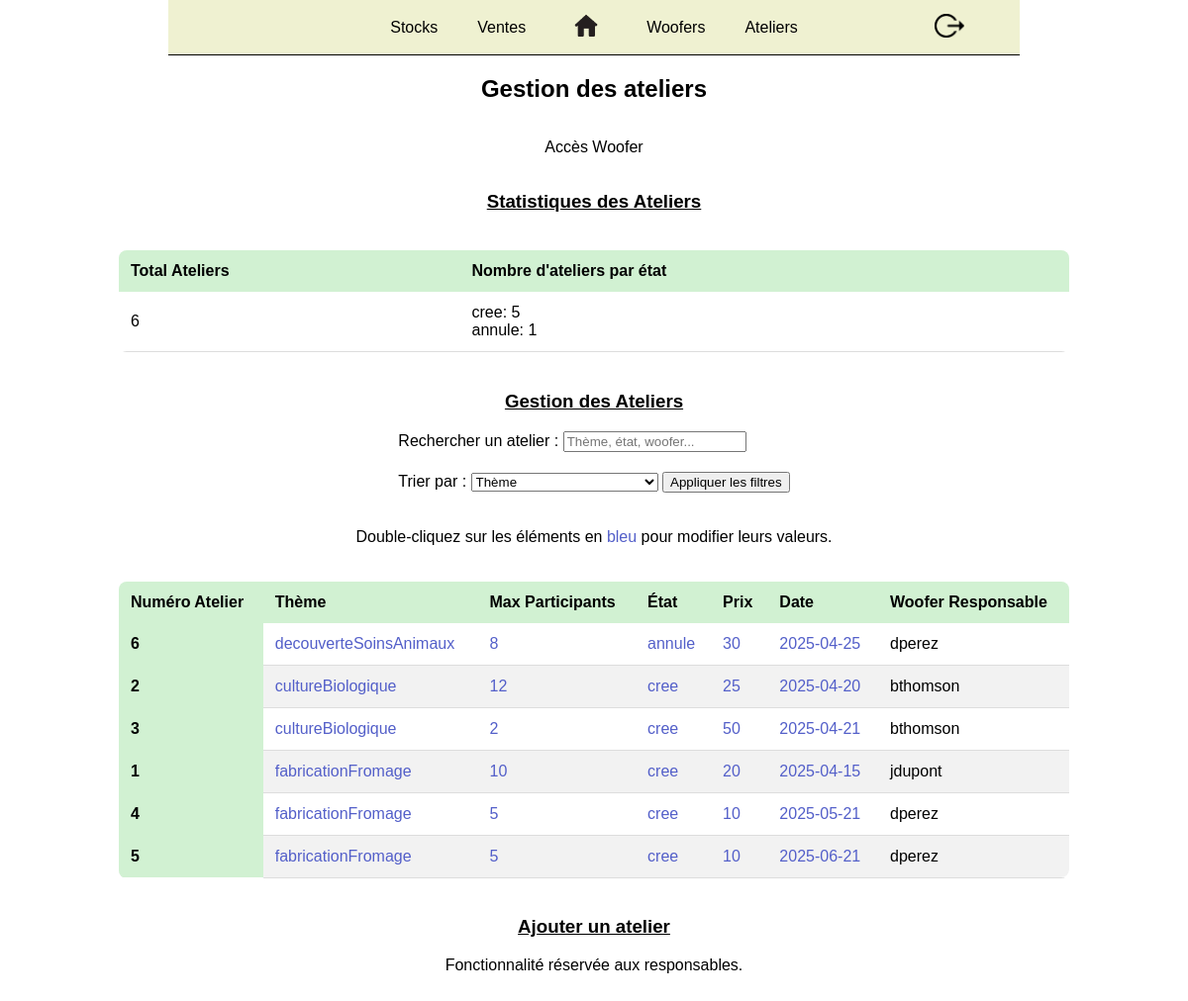
Page /ateliers.php (signed in) on the committed database.
### tables this page shows
CREATE TABLE Atelier (
    noAtelier INT PRIMARY KEY AUTO_INCREMENT,
    theme ENUM('fabricationFromage', 'cultureBiologique', 'decouverteSoinsAnimaux') NOT NULL,
    nbMaxParticipants INT NOT NULL,
    etat ENUM('cree', 'enCours', 'annule', 'termine', 'modifie', 'reporte') NOT NULL,
    prix FLOAT NOT NULL,
    date DATE NOT NULL,
    woofer INT NOT NULL,
    FOREIGN KEY (woofer) REFERENCES Woofer(idCompte)
);

CREATE TABLE Utilisateur (
    idCompte INT PRIMARY KEY AUTO_INCREMENT,
    nomUtilisateur VARCHAR(100) NOT NULL,
    motDePasse VARCHAR(50) NOT NULL,
    email VARCHAR(100) NOT NULL,
    typeUtilisateur ENUM('Woofer', 'Responsable') NOT NULL,
    dateCreation DATE NOT NULL,
    etat ENUM('connecte', 'deconnecte') NOT NULL,
    derniereConnexion DATE NOT NULL
);

### ateliers.php (the view, shortened to what this page needs)
<?php
   require_once("config/database.php");
?>
<!DOCTYPE html>
<html lang="fr">
<head>
    <link rel="stylesheet" href="css/menu.css">
    <link rel="stylesheet" href="css/index.css">
</head>
<body>
    <?php include_once("menu.php") ?>
    <h2>Gestion des ateliers</h2>
    <p>Accès <?php echo $_SESSION["typeUtilisateur"]?></p>
    <h3>Statistiques des Ateliers</h3>
    <table>
        <thead>
            <tr>
                <th>Total Ateliers</th>
                <th>Nombre d'ateliers par état</th>
            </tr>
        </thead>
        <tbody>
            <?php
            $sqlTotalAteliers = "SELECT COUNT(*) as total FROM Atelier";
            $resultTotal = mysqli_query($conn, $sqlTotalAteliers);
            $totalAteliers = mysqli_fetch_assoc($resultTotal)['total'];
            $sqlAteliersParEtat = "SELECT etat, COUNT(*) as total FROM Atelier GROUP BY etat";
            $resultEtat = mysqli_query($conn, $sqlAteliersParEtat);
            $etatStats = [];
            while ($row = mysqli_fetch_assoc($resultEtat)) {
                $etatStats[] = "{$row['etat']}: {$row['total']}";
            }
            $etatStatsStr = implode('<br>', $etatStats);
            echo "<tr>
                    <td>{$totalAteliers}</td>
                    <td>{$etatStatsStr}</td>
                  </tr>";
            ?>
        </tbody>
    </table>
    <h3>Gestion des Ateliers</h3>
    <form method="GET" action="">
        <label for="search">Rechercher un atelier : </label>
        <input type="text" name="search" id="search" placeholder="Thème, état, woofer..." value="<?= isset($_GET['search']) ? $_GET['search'] : '' ?>">
        <br>
        <label for="sort">Trier par : </label>
        <select name="sort" id="sort">
            <option value="theme" <?= (isset($_GET['sort']) && $_GET['sort'] == 'theme') ? 'selected' : '' ?>>Thème</option>
        </select>
        <button type="submit">Appliquer les filtres</button>
    </form>
    <p class='instruction'>Double-cliquez sur les éléments en <span style='color:#535fc9'>bleu</span> pour modifier leurs valeurs.</p>
    <table>
        <thead>
            <tr>
                <th scope="col">Numéro Atelier</th>
                <th scope="col">Thème</th>
                <th scope="col">Max Participants</th>
                <th scope="col">État</th>
                <th scope="col">Prix</th>
                <th scope="col">Date</th>
                <th scope="col">Woofer Responsable</th>
            </tr>
        </thead>
        <tbody>
            <?php
            $search = isset($_GET['search']) ? mysqli_real_escape_string($conn, $_GET['search']) : '';
            $sort = isset($_GET['sort']) ? $_GET['sort'] : 'theme';
            $sql = "SELECT a.noAtelier, a.theme, a.nbMaxParticipants, a.etat, a.prix, a.date, u.nomUtilisateur AS wooferResponsable
                    FROM Atelier a
                    LEFT JOIN Woofer w ON a.woofer = w.idCompte
                    LEFT JOIN Utilisateur u ON w.idCompte = u.idCompte
                    WHERE a.theme LIKE '%$search%'
                    OR a.etat LIKE '%$search%'
                    OR u.nomUtilisateur LIKE '%$search%'
                    ORDER BY $sort DESC";
            $result = mysqli_query($conn, $sql);
            while ($atelier = $result->fetch_assoc()) {
                echo "<tr>
                        <th scope='row'>{$atelier['noAtelier']}</th>
                        <td class='editable' data-column='theme' data-id='{$atelier['noAtelier']}'>{$atelier['theme']}</td>
                        <td class='editable' data-column='nbMaxParticipants' data-id='{$atelier['noAtelier']}'>{$atelier['nbMaxParticipants']}</td>
                        <td class='editable' data-column='etat' data-id='{$atelier['noAtelier']}'>{$atelier['etat']}</td>
                        <td class='editable' data-column='prix' data-id='{$atelier['noAtelier']}'>{$atelier['prix']}</td>
                        <td class='editable' data-column='date' data-id='{$atelier['noAtelier']}'>{$atelier['date']}</td>
                        <td>{$atelier['wooferResponsable']}</td>
                    </tr>";
            }
            ?>
        </tbody>
    </table>
    <div>
    <h3>Ajouter un atelier</h3>
    <?php
        if ($_SESSION["typeUtilisateur"] !== "Responsable") {
            echo "<p>Fonctionnalité réservée aux responsables.</p>";
        }
    ?>
    </div>
</body>
</html>

### css/index.css (style rules this page uses)
body, html { padding: 0; margin: 0; }
body { display: flex; flex-direction: column; align-items: center; padding-bottom: 100px; }
* { font-family: "Trebuchet MS", "Lucida Sans Unicode", "Lucida Grande", "Lucida Sans", Arial, sans-serif; }
h3 { text-decoration: underline; text-align: center; }
table { width: 80%; border-collapse: collapse; margin: 20px auto; border-radius: 8px; overflow: hidden; }
th, td { padding: 12px; text-align: left; font-size: 16px; }
th { background-color: #d1f1d2; color: black; font-weight: bold; }
tr:nth-child(even) { background-color: #f2f2f2; }
td { border-bottom: 1px solid #ddd; }
tr:first-child td:first-child { border-top-left-radius: 8px; }
tr:first-child td:last-child { border-top-right-radius: 8px; }
tr:last-child td:first-child { border-bottom-left-radius: 8px; }
tr:last-child td:last-child { border-bottom-right-radius: 8px; }
button[type="submit"] { margin-top: 20px; }
.editable { color: #535fc9; cursor: pointer; }
.instruction { padding-top: 20px; }

### rows in the picture
atelier: noAtelier "6", theme "decouverteSoinsAnimaux", nbMaxParticipants "8", etat "annule", prix "30", date "2025-04-25", utilisateur.nomUtilisateur "dperez"
atelier: noAtelier "2", theme "cultureBiologique", nbMaxParticipants "12", etat "cree", prix "25", date "2025-04-20", utilisateur.nomUtilisateur "bthomson"
atelier: noAtelier "3", theme "cultureBiologique", nbMaxParticipants "2", etat "cree", prix "50", date "2025-04-21", utilisateur.nomUtilisateur "bthomson"
atelier: noAtelier "1", theme "fabricationFromage", nbMaxParticipants "10", etat "cree", prix "20", date "2025-04-15", utilisateur.nomUtilisateur "jdupont"
atelier: noAtelier "4", theme "fabricationFromage", nbMaxParticipants "5", etat "cree", prix "10", date "2025-05-21", utilisateur.nomUtilisateur "dperez"
atelier: noAtelier "5", theme "fabricationFromage", nbMaxParticipants "5", etat "cree", prix "10", date "2025-06-21", utilisateur.nomUtilisateur "dperez"

### other values in the picture
$_SESSION["typeUtilisateur"] "Woofer"
$totalAteliers "6"
implode('<br>', $etatStats) "cree: 5 annule: 1"
